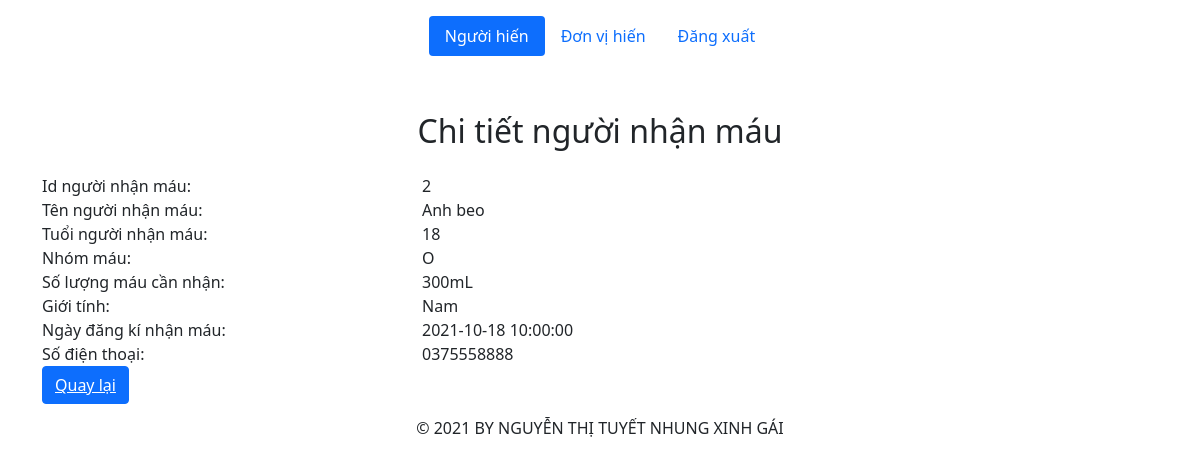
/src/detail.php?id=2, run on the app's committed database.
### tables this page shows
CREATE TABLE `blood_recipient` (
  `reci_id` int(10) NOT NULL,
  `reci_name` varchar(55) NOT NULL,
  `reci_age` int(4) NOT NULL,
  `reci_bgrp` varchar(10) NOT NULL,
  `reci_bqnty` int(10) NOT NULL,
  `reci_sex` int(1) NOT NULL DEFAULT 0,
  `reci_reg_date` datetime NOT NULL DEFAULT current_timestamp(),
  `reci_phno` varchar(10) NOT NULL
);

### src/detail.php (the view, shortened to what this page needs)
<?php
    require('templates/header.php');
    require("config/constants.php");
    if(isset($_GET["id"])){
        $id = $_GET["id"];
        $sql = "select * from blood_recipient where reci_id = $id";
        $query = mysqli_query($conn, $sql);
        $row = mysqli_fetch_assoc($query);
    }else{
        $_SESSION["error"] = "Lỗi không thể xem chi tiết người nhận máu";
        header("location: error.php");
    }
?>
    <div class="container">
        <h2 class="text-center" style="margin-top: 40px; margin-bottom:24px;">Chi tiết người nhận máu</h2>
        <div class="row">
            <div class="col-4">Id người nhận máu: </div>
            <div class="col-8"><?php echo $row["reci_id"] ?></div>
        </div>
        <div class="row">
            <div class="col-4">Tên người nhận máu: </div>
            <div class="col-8"><?php echo $row["reci_name"] ?></div>
        </div>
        <div class="row">
            <div class="col-4">Tuổi người nhận máu: </div>
            <div class="col-8"><?php echo $row["reci_age"] ?></div>
        </div>
        <div class="row">
            <div class="col-4">Nhóm máu: </div>
            <div class="col-8"><?php echo $row["reci_bgrp"] ?></div>
        </div>
        <div class="row">
            <div class="col-4">Số lượng máu cần nhận: </div>
            <div class="col-8"><?php echo $row["reci_bqnty"] ?>mL</div>
        </div>
        <div class="row">
            <div class="col-4">Giới tính: </div>
            <div class="col-8"><?php
                if($row["reci_age"] == 0){
                    echo "Nữ";
                }else{
                    echo "Nam";
                }
            ?></div>
        </div>
        <div class="row">
            <div class="col-4">Ngày đăng kí nhận máu: </div>
            <div class="col-8"><?php echo $row["reci_reg_date"] ?></div>
        </div>
        <div class="row">
            <div class="col-4">Số điện thoại: </div>
            <div class="col-8"><?php echo $row["reci_phno"] ?></div>
        </div>
        <button type="button" class="btn btn-primary" style="margin-bottom: 12px"><a href="index.php" class="text-white">Quay lại</a></button>
    </div>
<?php
include('templates/footer.php')
?>

### data on the page
blood_recipient: reci_id "2", reci_name "Anh beo", reci_age "18", reci_bgrp "O", reci_bqnty "300", reci_reg_date "2021-10-18 10:00:00", reci_phno "0375558888"
